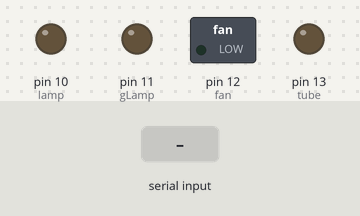
Recording of a sketch running on a simulated Arduino Uno, built with avr-gcc and run on an emulated ATmega328P. Shown: switched loads named in the sketch (green lamp = pin HIGH), output pins drawn as LEDs (lit = HIGH). The inputs (shaded band) are chosen by the test bench.

Above: at 1.2 s.
1.3 s: byte 1 (1) received over Serial
At 1.7 s:
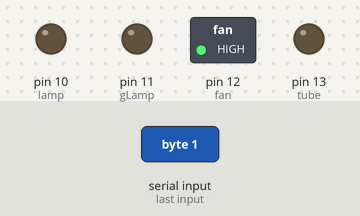
2.8 s: byte 5 (5) received over Serial
At 4.0 s:
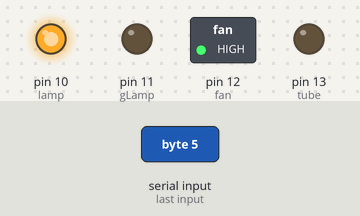
4.3 s: byte 0 (0) received over Serial
At 5.2 s:
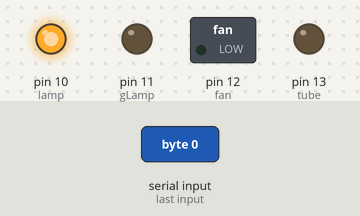
5.8 s: byte 3 (3) received over Serial
At 6.3 s:
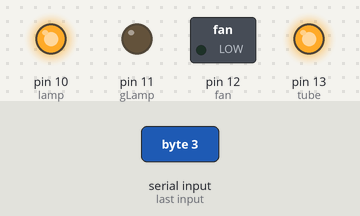
7.3 s: byte 6 (6) received over Serial
At 8.5 s:
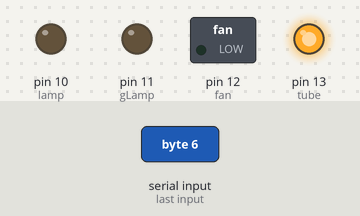
8.8 s: byte 7 (7) received over Serial
At 9.8 s:
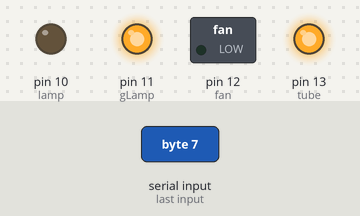
Timing chart, 0 to 11.3 s (numbered marks = the images above; inputs shaded):
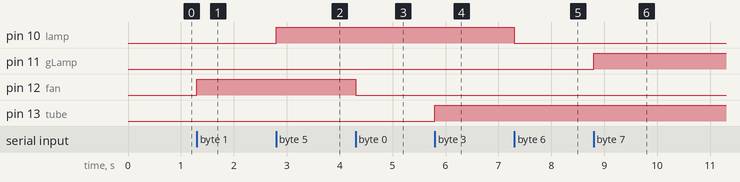

The sketch:

Room_automation.ino
```cpp
const int tube = 13; //tubelight
const int fan = 12; //fan
const int gLamp = 11; //gallery lamp
const int lamp = 10; //lamp
int in;
void setup() {
  Serial.begin(9600);
  pinMode(tube,OUTPUT);
  pinMode(fan,OUTPUT);
  pinMode(gLamp,OUTPUT);
  pinMode(lamp,OUTPUT);
}

void loop() {
  if(Serial.available()>0){
    in = Serial.read(); // assigns in to read serial data
    switch(in){
      case 1:
        digitalWrite(fan,HIGH); //1 turns on fan
        break;
      case 0:
        digitalWrite(fan,LOW); //0 turns off fan
        break;
      case 5:
        digitalWrite(lamp,HIGH); //5 turns on lamp
        break;
      case 6:
        digitalWrite(lamp,LOW); //6 turns off lamp
        break;
      case 3:
        digitalWrite(tube,HIGH); //3 turns on tubelight
        break;
      case 4:
        digitalWrite(tube,LOW); //4 turns off tubelight
        break;
      case 7:
        digitalWrite(gLamp,HIGH); //7 turns on gallery lamp
        break;
      case 8:
        digitalWrite(gLamp,LOW); //8 turns off gallery lamp
        break;
    }
  }
}
```

Measured:
- after the input at 1.3 s, pin 12 (fan): LOW → HIGH at once
- after the input at 2.8 s, pin 10 (lamp): LOW → HIGH at once
- after the input at 4.3 s, pin 12 (fan): HIGH → LOW at once
- after the input at 5.8 s, pin 13 (tube): LOW → HIGH at once
- after the input at 7.3 s, pin 10 (lamp): HIGH → LOW at once
- after the input at 8.8 s, pin 11 (gLamp): LOW → HIGH at once
